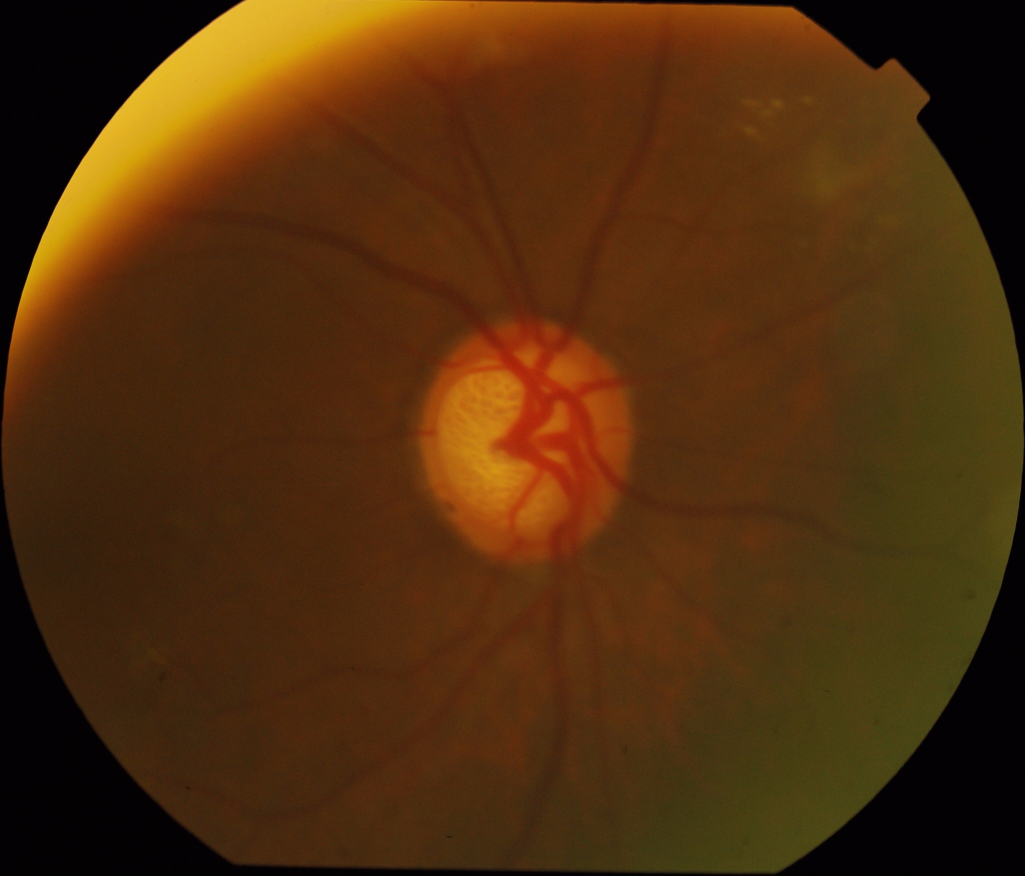
#> input picture DRISTHI-DATASET/Drishti-GS1_files/Test/Images/drishtiGS_001.png, 2049 x 1751 px (shown at 1/2 size)
$ python -i bloodvessels.py   (imports and definitions only)
#> lines starting #> are read from the running program, lines starting #| are printed output that depends on the picture; after the words box and inside, x2 and y2 are one past the last pixel; in counts of white or black regions, pixels touching at a corner belong together
#> further down, picture is the input picture: shape (1751, 2049, 3); mean B, G, R 13.1, 45.7, 79.9
import cv2
import numpy as np
import os
import csv


def segment_bloodvessels(image):
	b,green_fundus,r = cv2.split(image)
	clahe = cv2.createCLAHE(clipLimit=6.0, tileGridSize=(8,8))
	contrast_enhanced_green_fundus = clahe.apply(green_fundus)

	# applying alternate sequential filtering (3 times closing opening)
	r1 = cv2.morphologyEx(contrast_enhanced_green_fundus, cv2.MORPH_OPEN, cv2.getStructuringElement(cv2.MORPH_ELLIPSE,(5,5)), iterations = 1)
	R1 = cv2.morphologyEx(r1, cv2.MORPH_CLOSE, cv2.getStructuringElement(cv2.MORPH_ELLIPSE,(5,5)), iterations = 1)
	r2 = cv2.morphologyEx(R1, cv2.MORPH_OPEN, cv2.getStructuringElement(cv2.MORPH_ELLIPSE,(11,11)), iterations = 1)
	R2 = cv2.morphologyEx(r2, cv2.MORPH_CLOSE, cv2.getStructuringElement(cv2.MORPH_ELLIPSE,(11,11)), iterations = 1)
	r3 = cv2.morphologyEx(R2, cv2.MORPH_OPEN, cv2.getStructuringElement(cv2.MORPH_ELLIPSE,(23,23)), iterations = 1)
	R3 = cv2.morphologyEx(r3, cv2.MORPH_CLOSE, cv2.getStructuringElement(cv2.MORPH_ELLIPSE,(23,23)), iterations = 1)
	f4 = cv2.subtract(R3,contrast_enhanced_green_fundus)
	f5 = clahe.apply(f4)

	# removing very small contours through area parameter noise removal
	ret,f6 = cv2.threshold(f5,15,255,cv2.THRESH_BINARY)
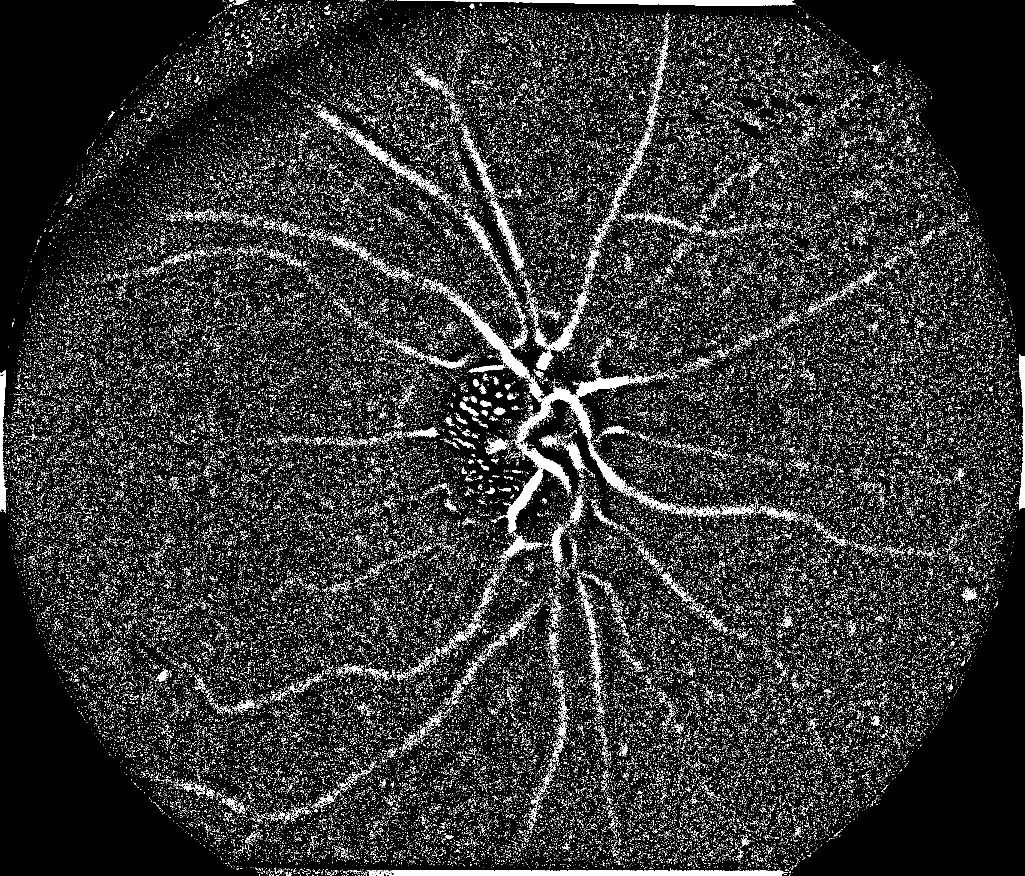
#> f6: shape (1751, 2049) (shown at 1/2 size); 12.1% white in thin lines or dots
	mask = np.ones(f5.shape[:2], dtype="uint8") * 255
	contours, hierarchy = cv2.findContours(f6.copy(),cv2.RETR_LIST,cv2.CHAIN_APPROX_SIMPLE)
#> contours = 101541 contours
	for cnt in contours:
		if cv2.contourArea(cnt) <= 200:
			cv2.drawContours(mask, [cnt], -1, 0, -1)
#> this loop made 101541 passes
#> cnt on passes 1 to 3: [[726, 1750]], [[723, 1750]], [[717, 1750], [719, 1750]]
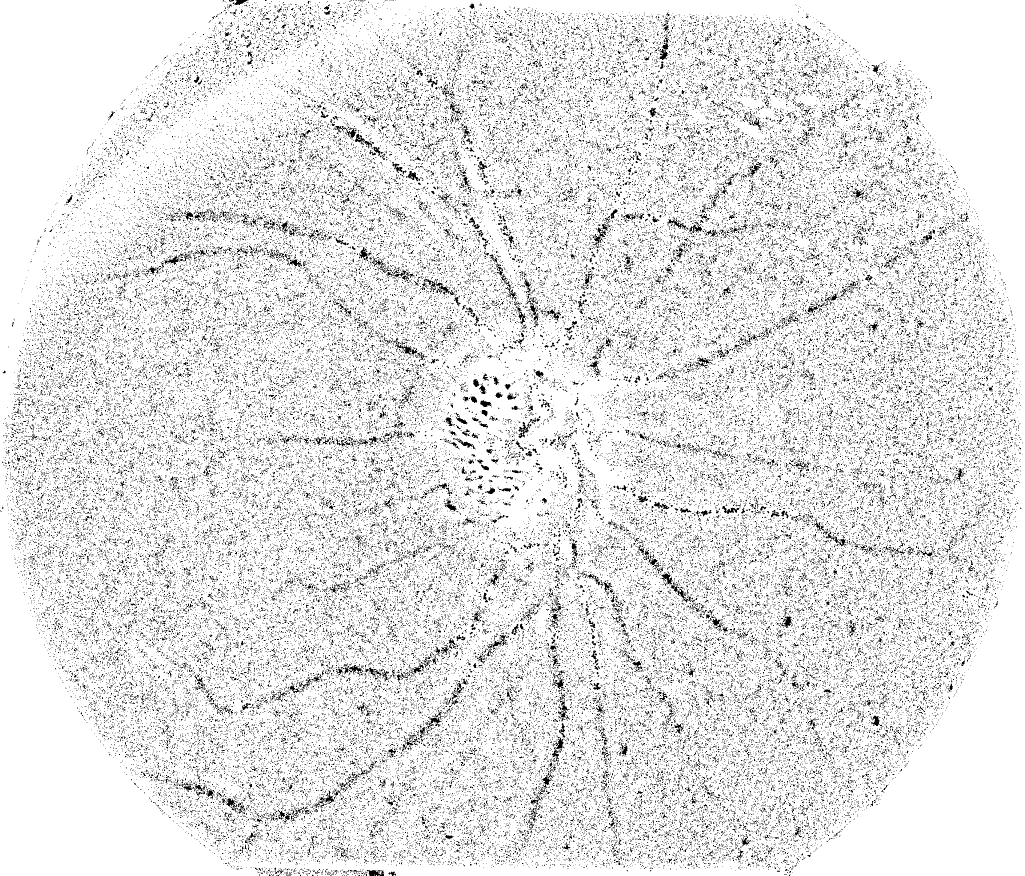
#> mask: shape (1751, 2049) (shown at 1/2 size); 89.4% white; black in thin lines or dots
	im = cv2.bitwise_and(f5, f5, mask=mask)
	ret,fin = cv2.threshold(im,15,255,cv2.THRESH_BINARY_INV)
#> fin: shape (1751, 2049); 98.4% white; 458 black regions (301 under 20 px), largest, box (x1, y1, x2, y2) and area: (912, 591, 1298, 881) 8568, (781, 1739, 1573, 1751) 7867, (794, 0, 1591, 11) 5352
	newfin = cv2.erode(fin, cv2.getStructuringElement(cv2.MORPH_ELLIPSE,(3,3)), iterations=1)
#> newfin: shape (1751, 2049); 97.6% white; 46 black regions (4 under 20 px), largest, box (x1, y1, x2, y2) and area: (894, 585, 1509, 1068) 25522, (767, 1738, 1574, 1751) 8882, (793, 0, 1592, 12) 6166

	# removing blobs of unwanted bigger chunks taking in consideration they are not straight lines like blood
	# vessels and also in an interval of area
	fundus_eroded = cv2.bitwise_not(newfin)
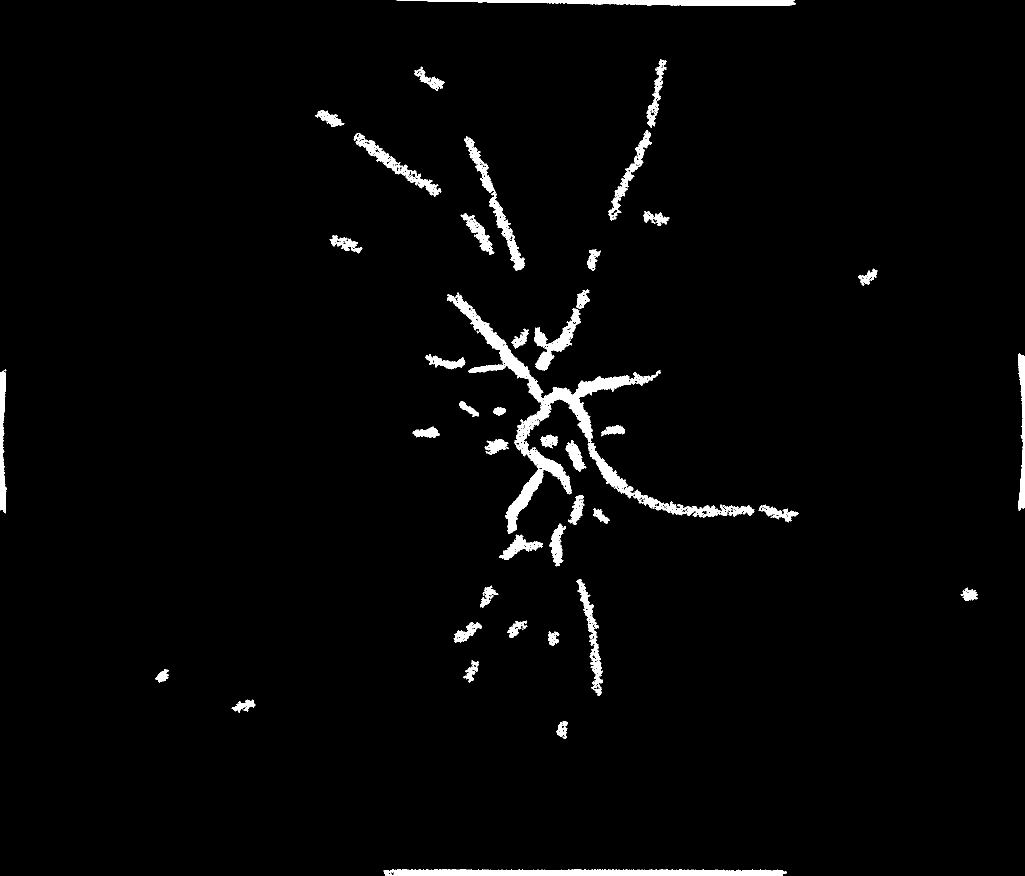
#> fundus_eroded: shape (1751, 2049) (shown at 1/2 size); 2.4% white; 46 white regions (4 under 20 px)
	xmask = np.ones(image.shape[:2], dtype="uint8") * 255
	xcontours, xhierarchy = cv2.findContours(fundus_eroded.copy(),cv2.RETR_LIST,cv2.CHAIN_APPROX_SIMPLE)
#> xcontours = 1514 contours, 1418 with area under 20; largest, box (x1, y1, x2, y2) and area: (894, 585, 1509, 1068) 24768, (767, 1738, 1574, 1751) 8077, (793, 0, 1592, 12) 5362, (928, 272, 1050, 542) 4068, (707, 266, 883, 394) 3404; xhierarchy = 1514 rows, first 6: [1, -1, -1, -1], [2, 0, -1, -1], [3, 1, -1, -1], [4, 2, -1, -1], [5, 3, -1, -1], [6, 4, -1, -1]
	for cnt in xcontours:
		shape = "unidentified"
		peri = cv2.arcLength(cnt, True)
		approx = cv2.approxPolyDP(cnt, 0.04 * peri, False)
		if len(approx) > 4 and cv2.contourArea(cnt) <= 3000 and cv2.contourArea(cnt) >= 100:
			shape = "circle"
		else:
			shape = "veins"
		if(shape=="circle"):
			cv2.drawContours(xmask, [cnt], -1, 0, -1)
#> this loop made 1514 passes
#> (shape, peri, approx) on passes 3, 6, 7, 8, 9, 10: ('veins', 5.66, [[778, 1744], [779, 1743], [780, 1744], [779, 1745]]), ('veins', 5.66, [[1554, 1742], [1555, 1741], [1556, 1742], [1555, 1743]]), ('veins', 5.66, [[1553, 1741], [1554, 1740], [1555, 1741], [1554, 1742]]), ('veins', 5.66, [[1300, 1741], [1301, 1740], [1302, 1741], [1301, 1742]]), ('veins', 5.66, [[1253, 1741], [1254, 1740], [1255, 1741], [1254, 1742]]), ('veins', 1778.8, [[1344, 1738], [767, 1742], [1573, 1745], [1346, 1740]])
#> xmask: shape (1751, 2049); 99.4% white; 30 black regions, largest, box (x1, y1, x2, y2) and area: (1098, 1047, 1132, 1133) 1418, (1131, 880, 1173, 943) 1176, (851, 708, 931, 739) 1106

	finimage = cv2.bitwise_and(fundus_eroded,fundus_eroded,mask=xmask)
	blood_vessels = cv2.bitwise_not(finimage)
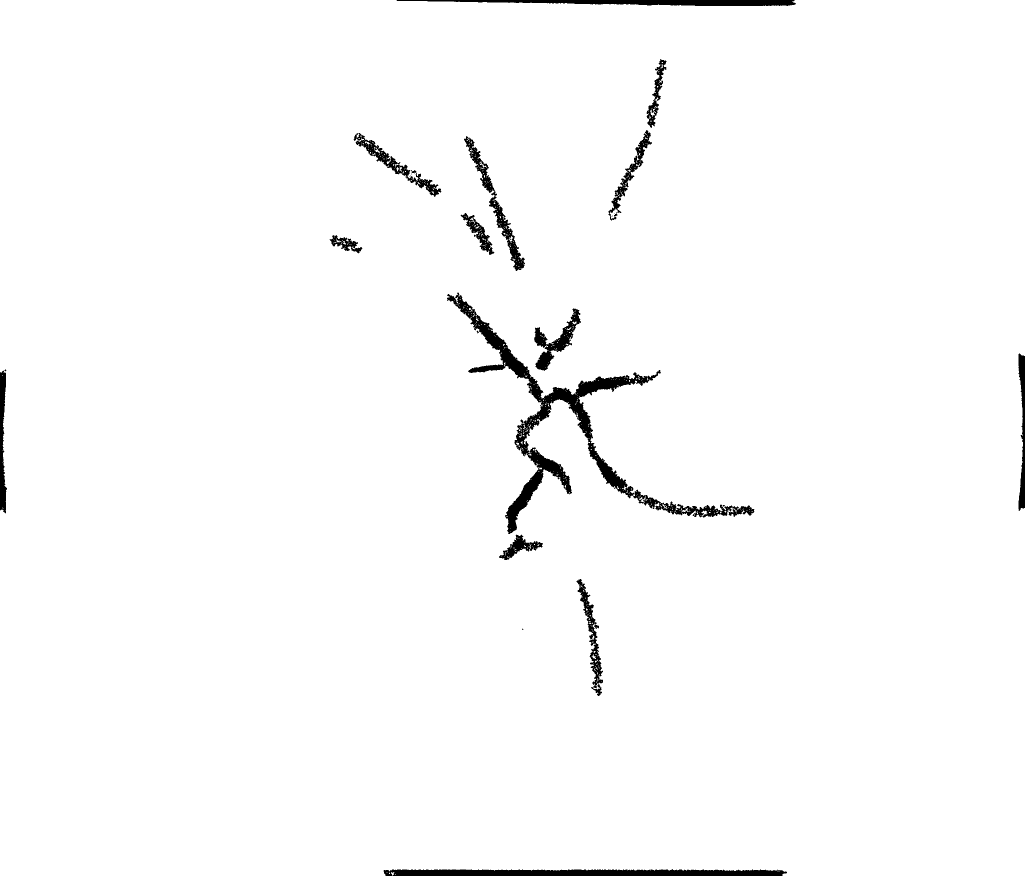
#> blood_vessels: shape (1751, 2049) (shown at 1/2 size); 98.1% white; 21 black regions (7 under 20 px), largest, box (x1, y1, x2, y2) and area: (894, 585, 1509, 1068) 25522, (767, 1738, 1574, 1751) 8882, (793, 0, 1592, 12) 6166
	return blood_vessels

>>> import cv2
>>> picture = cv2.imread('DRISTHI-DATASET/Drishti-GS1_files/Test/Images/drishtiGS_001.png')
>>> result = segment_bloodvessels(picture)

$ run again, on DRISTHI-DATASET/Drishti-GS1_files/Test/Images/drishtiGS_003.png
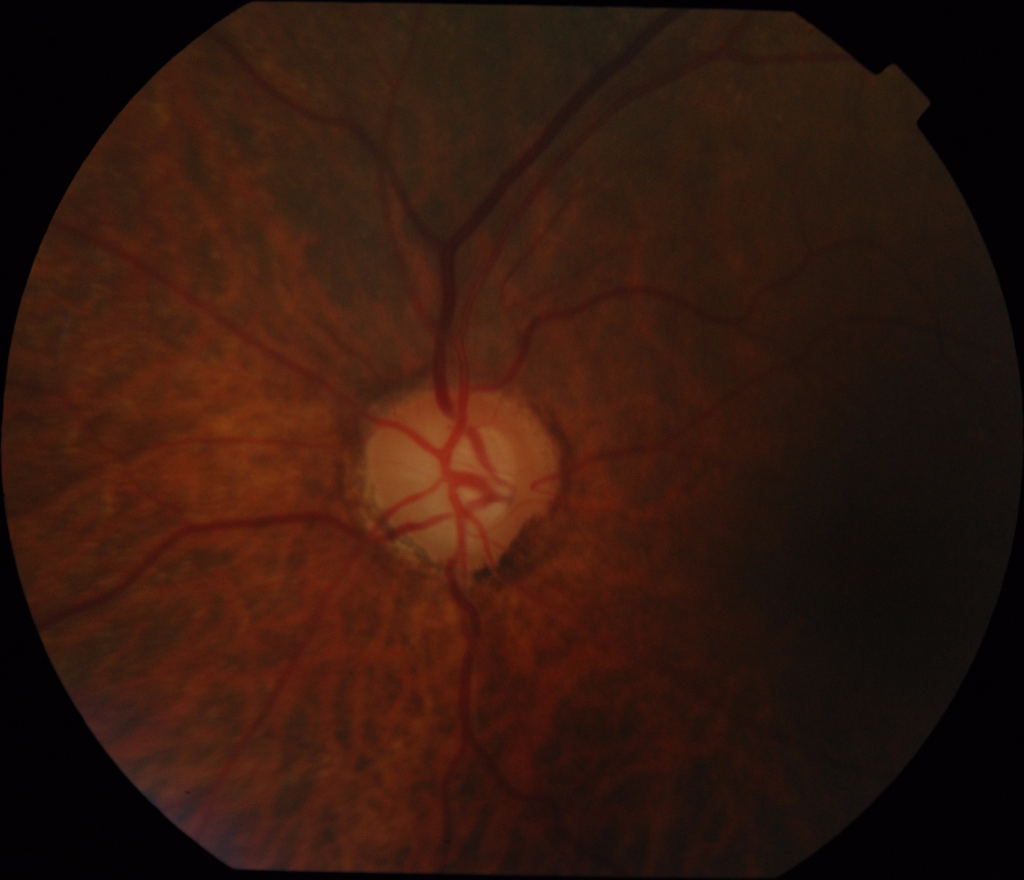
#> input picture DRISTHI-DATASET/Drishti-GS1_files/Test/Images/drishtiGS_003.png, 2047 x 1759 px (shown at 1/2 size)
#> picture is the input picture: shape (1759, 2047, 3); mean B, G, R 13.8, 23.8, 50.8
#> in segment_bloodvessels, `ret,f6 = cv2.threshold(f5,15,255,cv2.THRESH_BINARY)`:
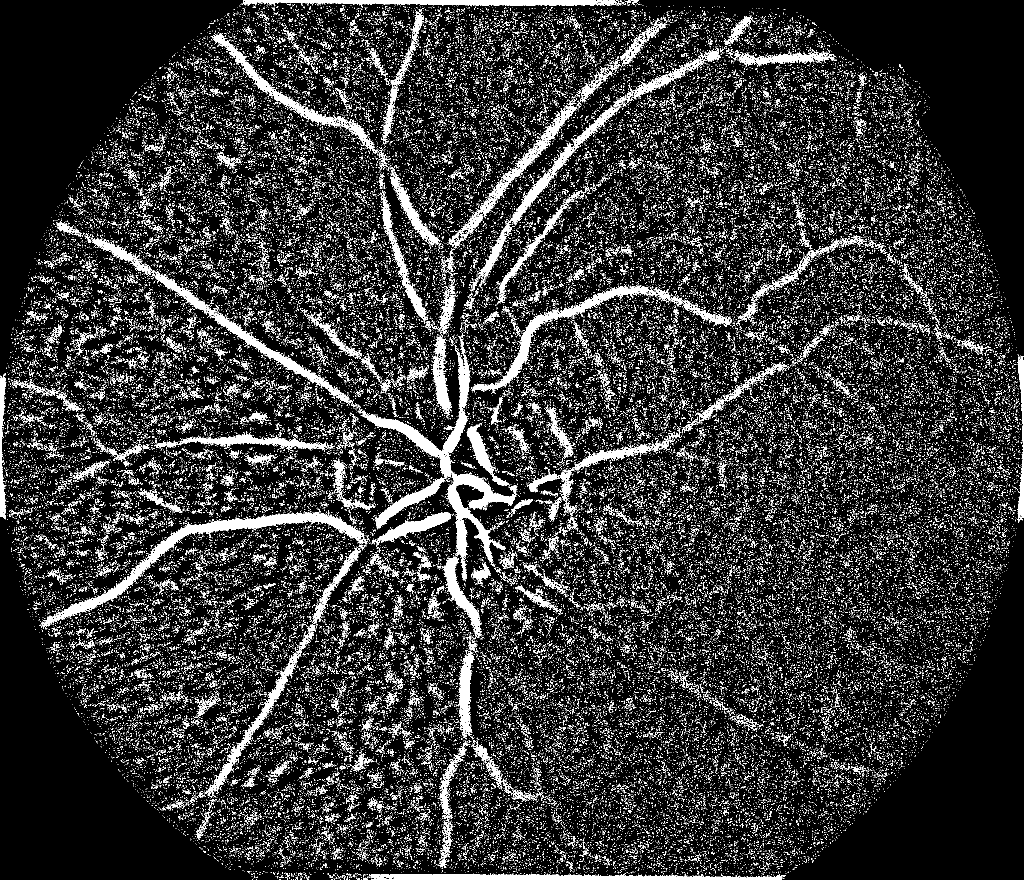
#> f6: shape (1759, 2047) (shown at 1/2 size); 13.9% white in thin lines or dots
#> contours = 91757 contours
#> the loop in segment_bloodvessels, `for cnt in contours:` made 91757 passes
#> cnt on passes 1 to 3: [[734, 1758]], [[722, 1758], [723, 1758]], [[698, 1758], [699, 1758]]
#> fin: shape (1759, 2047); 96.4% white; 954 black regions (673 under 20 px), largest, box (x1, y1, x2, y2) and area: (718, 695, 1033, 1127) 14290, (79, 1017, 736, 1257) 10958, (737, 1746, 1572, 1759) 6557
#> newfin: shape (1759, 2047); 94.7% white; 71 black regions (8 under 20 px), largest, box (x1, y1, x2, y2) and area: (717, 693, 1034, 1277) 24563, (78, 1016, 737, 1258) 14496, (957, 92, 1443, 562) 10692
#> fundus_eroded: shape (1759, 2047); 5.3% white; 71 white regions (8 under 20 px)
#> xcontours = 3714 contours, 3489 with area under 20; largest, box (x1, y1, x2, y2) and area: (717, 693, 1034, 1277) 24956, (78, 1016, 737, 1258) 14099, (957, 92, 1443, 562) 11020, (941, 570, 1465, 788) 10362, (183, 475, 707, 807) 10220
#> the loop in segment_bloodvessels, `for cnt in xcontours:` made 3714 passes
#> (peri, approx) on passes 1, 2, 3, 5, 7, 8, 9: (5.66, [[804, 1757], [805, 1756], [806, 1757], [805, 1758]]), (5.66, [[788, 1757], [789, 1756], [790, 1757], [789, 1758]]), (5.66, [[776, 1756], [777, 1755], [778, 1756], [777, 1757]]), (5.66, [[769, 1755], [770, 1754], [771, 1755], [770, 1756]]), (5.66, [[1491, 1754], [1492, 1753], [1493, 1754], [1492, 1755]]), (5.66, [[1371, 1754], [1372, 1753], [1373, 1754], [1372, 1755]]), (5.66, [[768, 1754], [769, 1753], [770, 1754], [769, 1755]])
#> finimage: shape (1759, 2047); 4.6% white; 51 white regions (15 under 20 px), largest, box (x1, y1, x2, y2) and area: (717, 693, 1034, 1277) 24401, (78, 1016, 737, 1258) 14496, (941, 570, 1465, 788) 10600
#> in segment_bloodvessels, `blood_vessels = cv2.bitwise_not(finimage)`:
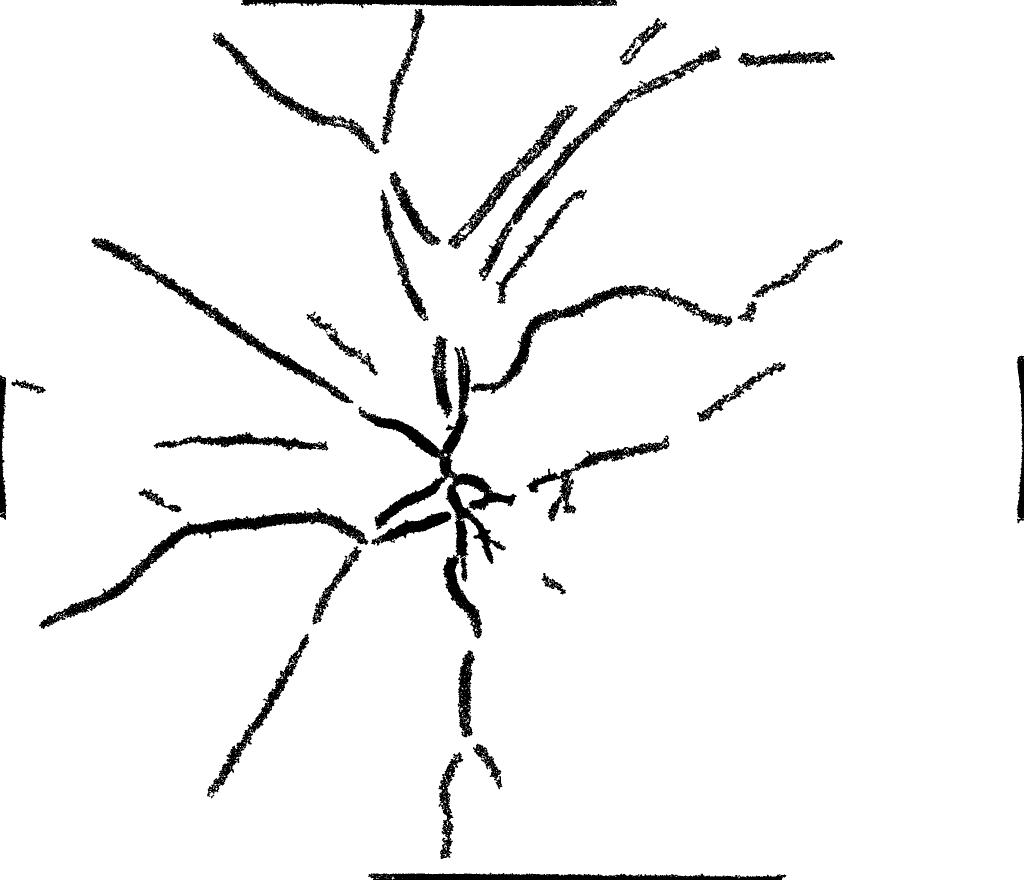
#> blood_vessels: shape (1759, 2047) (shown at 1/2 size); 95.4% white; 51 black regions (15 under 20 px), largest, box (x1, y1, x2, y2) and area: (717, 693, 1034, 1277) 24401, (78, 1016, 737, 1258) 14496, (941, 570, 1465, 788) 10600
